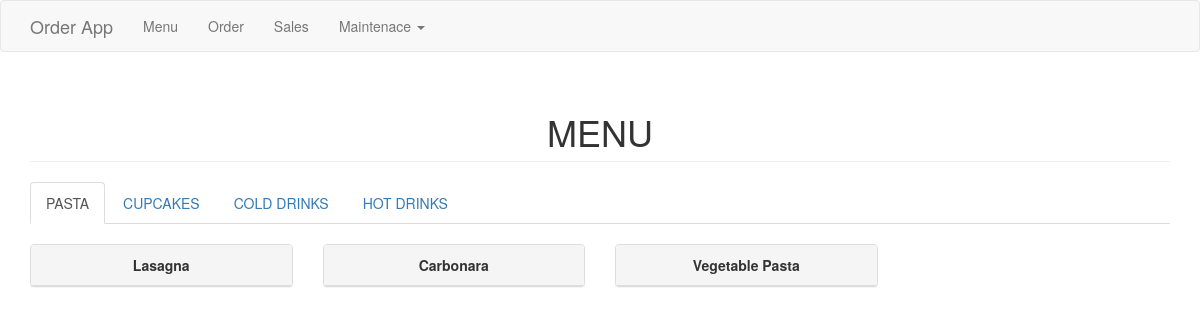
The page / on the database its author committed.
### tables this page shows
CREATE TABLE `category` (
  `categoryid` int(11) NOT NULL,
  `catname` varchar(30) NOT NULL
);

CREATE TABLE `product` (
  `productid` int(11) NOT NULL,
  `categoryid` int(1) NOT NULL,
  `productname` varchar(30) NOT NULL,
  `price` double NOT NULL
);

### index.php (the view, shortened to what this page needs)
<?php include('header.php'); ?>
<body>
<?php include('navbar.php'); ?>
<div class="container">
	<h1 class="page-header text-center">MENU</h1>
	<ul class="nav nav-tabs">
		<?php
			$sql="select * from category order by categoryid asc limit 1";
			$fquery=$conn->query($sql);
			$frow=$fquery->fetch_array();
			?>
				<li class="active"><a data-toggle="tab" href="#<?php echo $frow['catname'] ?>"><?php echo $frow['catname'] ?></a></li>
			<?php
			$sql="select * from category order by categoryid asc";
			$nquery=$conn->query($sql);
			$num=$nquery->num_rows-1;
			$sql="select * from category order by categoryid asc limit 1, $num";
			$query=$conn->query($sql);
			while($row=$query->fetch_array()){
				?>
				<li><a data-toggle="tab" href="#<?php echo $row['catname'] ?>"><?php echo $row['catname'] ?></a></li>
				<?php
			}
		?>
	</ul>
	<div class="tab-content">
		<?php
			$sql="select * from category order by categoryid asc limit 1";
			$fquery=$conn->query($sql);
			$ftrow=$fquery->fetch_array();
			?>
				<div id="<?php echo $ftrow['catname']; ?>" class="tab-pane fade in active" style="margin-top:20px;">
					<?php
						$sql="select * from product where categoryid='".$ftrow['categoryid']."'";
						$pfquery=$conn->query($sql);
						$inc=4;
						while($pfrow=$pfquery->fetch_array()){
							$inc = ($inc == 4) ? 1 : $inc+1;
							if($inc == 1) echo "<div class='row'>";
							?>
								<div class="col-md-3">
									<div class="panel panel-default">
										<div class="panel-heading text-center">
											<b><?php echo $pfrow['productname']; ?></b>
										</div>
									</div>
								</div>
							<?php
						}
						if($inc == 3) echo "<div class='col-md-3'></div></div>";
					?>
		    	</div>
	</div>
</div>
</body>
</html>

### rows shown on the page
category: catname "PASTA"
category: catname "CUPCAKES"
category: catname "COLD DRINKS"
category: catname "HOT DRINKS"
product: productname "Lasagna"
product: productname "Carbonara"
product: productname "Vegetable Pasta"
